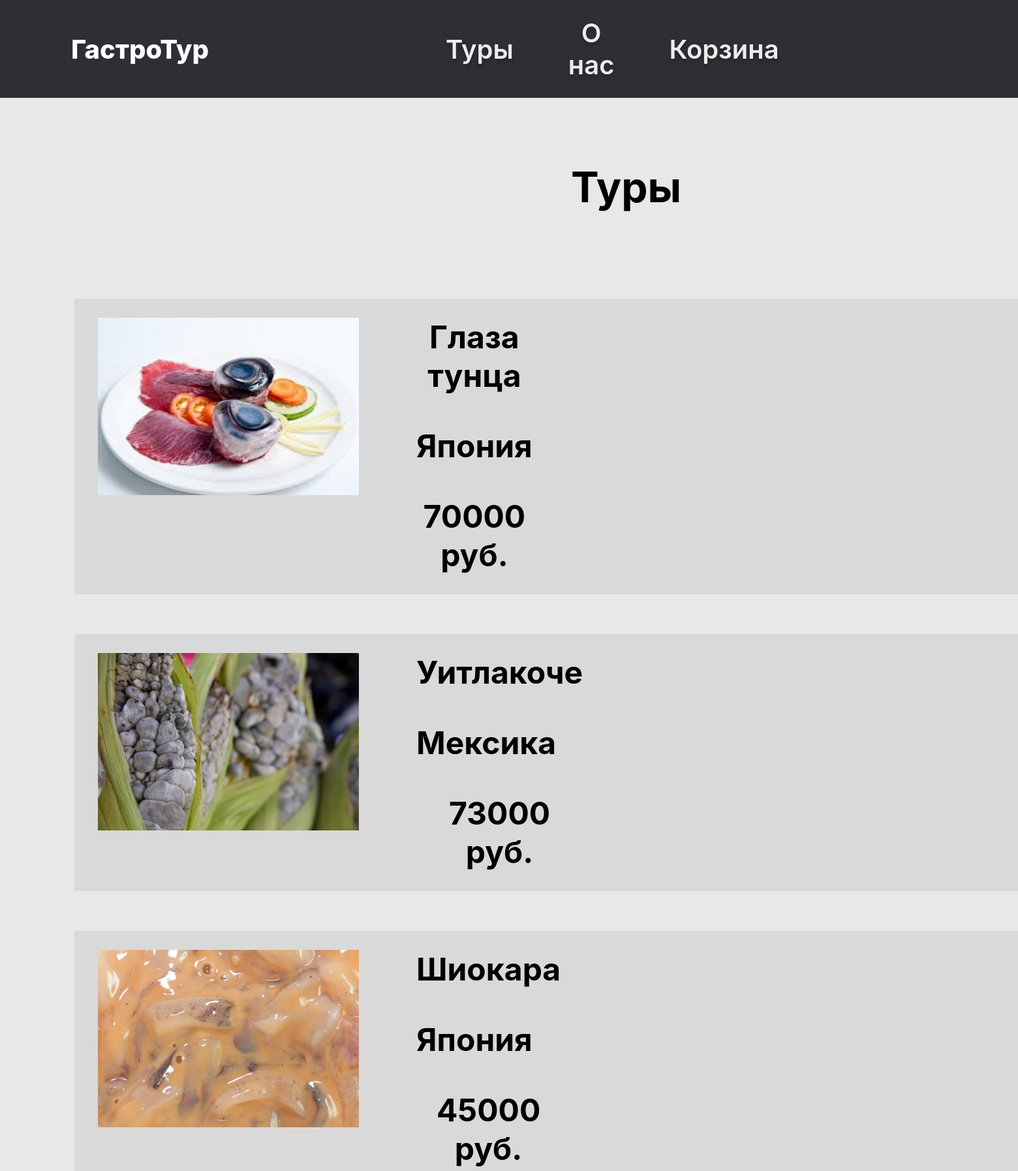
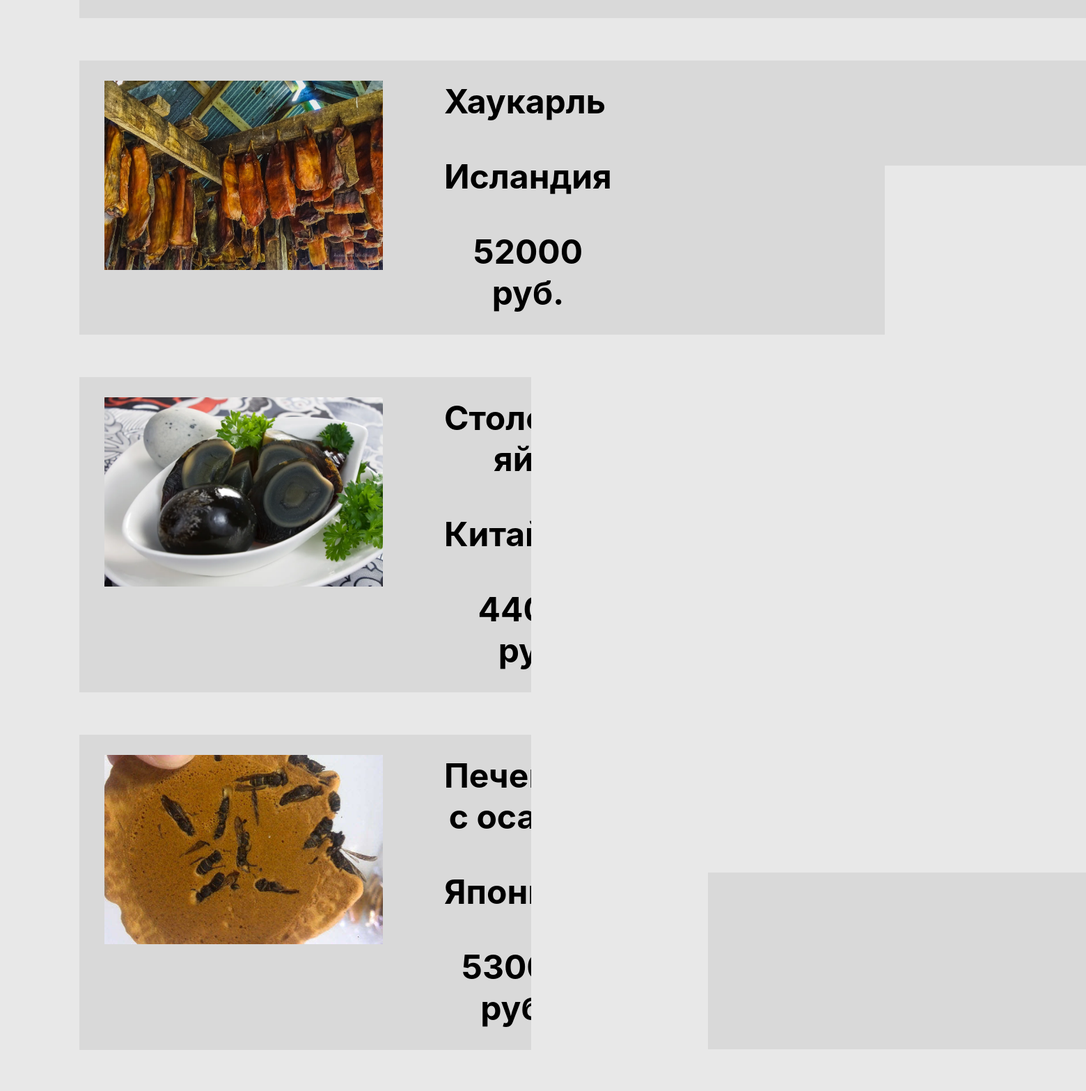
Page /tours (upper part) on the committed database (2 pictures, top to bottom).
### main/models.py (models this page shows, shortened)
class Restaurant(models.Model):
    name = models.CharField(primary_key=True, max_length=255)
    country = models.CharField(max_length=100)
    rating = models.FloatField()
    price = models.IntegerField()
    description = models.TextField()
    image = models.ImageField(upload_to='restaurant_images/', blank=True, null=True)

### main/views.py (the view)
# urls.py: path('tours', views.tours, name='tours'),
def tours(request):
    restaurants = Restaurant.objects.all()
    return render(request, 'main/tours.html', {'continents': restaurants})

### main/templates/main/tours.html (shortened to what this page needs)
{% load static %}
<!DOCTYPE html>
<html lang="en">
<head>
    <link rel="stylesheet" href={% static "main/css/tours.css" %}>
</head>
<body>
    <div class="tury-two">
        <div class="top">
          <p><a href="{% url "home" %}" class="logo">ГастроТур</a></p>
          <div class="top-menu">
            <a href="{% url 'tours'%}" class="tury">Туры</a>
            <a href="{% url "aboutus" %}" class="tury">О нас</a>
            <a href="{% url "cart" %}" class="tury">Корзина</a>
          </div>
        </div>
        <p class="title">Туры</p>
        {% for restaurant in continents %}
        <div class="group-2">
          <div class="tour-block-inner" data-id="{{ restaurant.name }}">
            <div class="tour-img"><img src="{{ restaurant.image.url }}" alt="{{ restaurant.name }}"></div>
            <div class="frame-2">
              <p class="r-title">{{ restaurant.name }}</p>
              <p class="r-title">{{ restaurant.country }}</p>
              <p class="r-title">{{ restaurant.price }} руб.</p>
            </div>
          </div>
        </div>
        {% endfor %}
      </div>
</body>
</html>

### main/static/main/css/tours.css (style rules this page uses)
html, body, div, span, applet, object, iframe,h1, h2, h3, h4, h5, h6, p, blockquote, pre,a, abbr, acronym, address, big, cite, code,del, dfn, em, img, ins, kbd, q, s, samp,small, strike, strong, sub, sup, tt, var,b, u, i, center,dl, dt, dd, ol, ul, li,fieldset, form, label, legend,table, caption, tbody, tfoot, thead, tr, th, td,article, aside, canvas, details, embed, figure, figcaption, footer, header, hgroup, menu, nav, output, ruby, section, summary,time, mark, audio, video { margin: 0; padding: 0; border: 0; font-size: 100%; font: inherit; vertical-align: baseline; text-decoration: none; }
body { line-height: 1; overflow-x: hidden; background-color: rgba(232, 232, 232, 1); }
.tury-two { background-color: rgba(232, 232, 232, 1); display: flex; flex-direction: column; align-items: flex-start; }
.top { background-color: rgba(46, 47, 52, 1); margin-bottom: 98px; padding: 26px 721px 26px 109px; display: flex; align-items: center; }
.logo { font-family: "Inter"; font-size: 40px; font-weight: 800; line-height: normal; color: rgba(255, 255, 255, 1); text-align: center; margin-right: 363px; }
.top-menu { display: flex; align-items: center; justify-content: center; }
.tury { font-family: "Inter"; font-size: 40px; font-weight: 600; line-height: normal; color: rgba(236, 236, 236, 1); text-align: center; text-shadow: 0 4px 4px rgba(0, 0, 0, 0.25); }
.tury:not(:last-of-type) { margin-right: 84px; }
.title { font-family: "Inter"; font-size: 64px; font-weight: 700; line-height: normal; color: rgba(0, 0, 0, 1); text-align: center; margin-bottom: 133px; margin-left: 875px; }
.group-2 { background-color: rgba(217, 217, 217, 1); margin-left: 114px; padding: 29px 974px 31px 36px; display: flex; align-items: center; }
.group-2:not(:last-of-type) { margin-bottom: 61px; }
.tour-block-inner { display: flex; align-items: flex-start; }
.tour-img img { width: 400px; height: 272px; margin-right: 88px; }
.frame-2 { display: flex; flex-direction: column; align-items: flex-start; }
.r-title { font-family: "Inter"; font-size: 48px; font-weight: 700; line-height: normal; color: rgba(0, 0, 0, 1); text-align: center; }
.r-title:not(:last-of-type) { margin-bottom: 49px; }

### rows in the picture
Restaurant: image (picture), name "Глаза тунца", country "Япония", price "70000"
Restaurant: image (picture), name "Уитлакоче", country "Мексика", price "73000"
Restaurant: image (picture), name "Шиокара", country "Япония", price "45000"
Restaurant: image (picture), name "Хаукарль", country "Исландия", price "52000"
Restaurant: image (picture), name "Столетние яйца", country "Китай", price "44000"
Restaurant: image (picture), name "Печенье с осами", country "Япония", price "53000"
